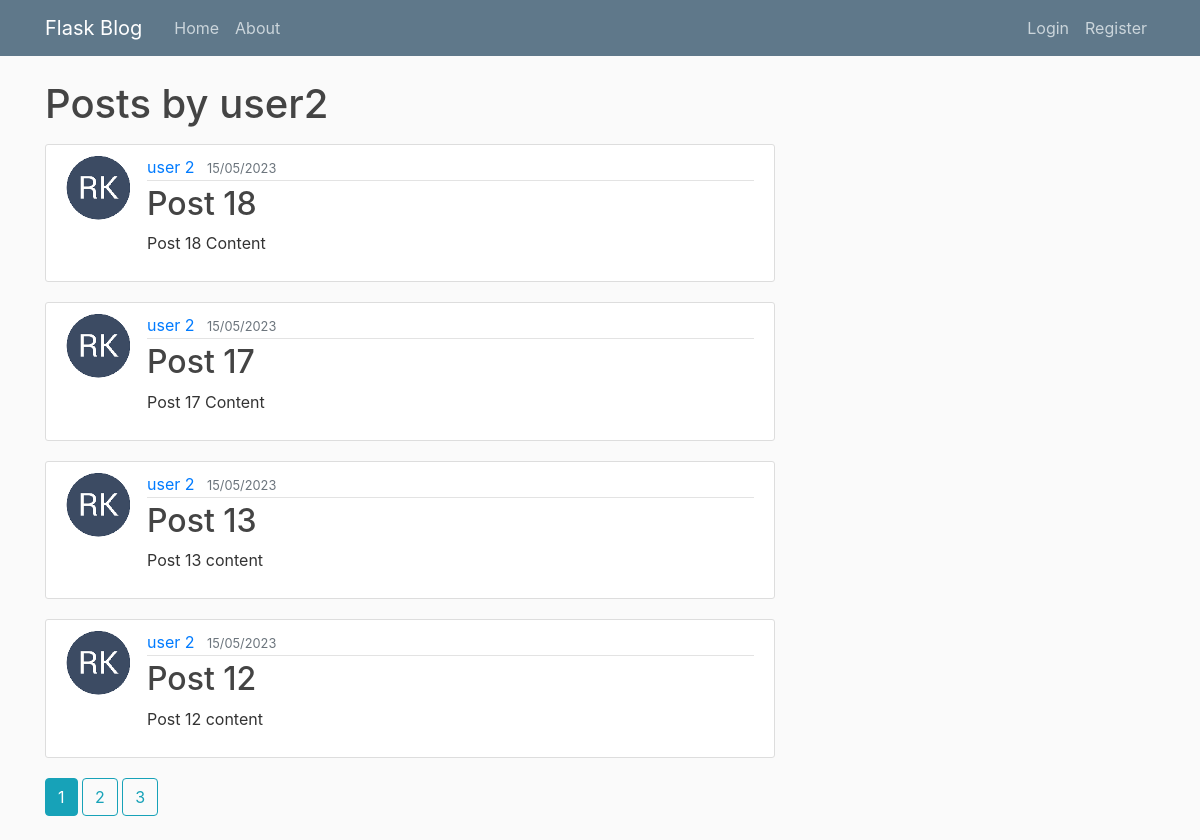
Page /account/1/posts on the committed database.
### flaskblog/model.py (models this page shows, shortened)
class User(db.Model,UserMixin):
    id = db.Column(db.Integer,primary_key = True)
    firstname = db.Column(db.String(20),nullable = False)
    lastname = db.Column(db.String(20),nullable = False,default = "")
    username = db.Column(db.String(20),unique = True,nullable = False)
    email = db.Column(db.String(120),unique = True,nullable = False)
    image_file = db.Column(db.String(20),nullable = False, default = 'default.jpg')
    password = db.Column(db.String(60),nullable = False)
    posts = db.relationship("Post",backref = "author",lazy = True)

class Post(db.Model):
    id = db.Column(db.Integer,primary_key = True)
    title = db.Column(db.String(100),nullable = False)
    date_posted = db.Column(db.DateTime,nullable = False,default = datetime.utcnow)
    content = db.Column(db.Text,nullable = False)
    user_id = db.Column(db.Integer,db.ForeignKey('user.id'),nullable = False)

### flaskblog/routes.py (the view)
@app.route("/account/<int:user_id>/posts")
def posts_by_user(user_id):
    page = request.args.get('page',type=int)
    user = User.query.get_or_404(user_id)
    p = Post.query.filter_by(author = user).order_by(Post.date_posted.desc()).paginate(per_page=4,page=page)
    return render_template("post_by_user.html",post=p,user=user)

### flaskblog/templates/post_by_user.html
{% extends "layout.html" %}
{% block content %}
    <h1 class="ml-0 mb-3">Posts by {{ user.username }}</h1>
    {% for p in post.items %}
    <article class="media content-section">
        <img class="rounded-circle article-img" src="{{ url_for('static',filename = 'profile_pics/' + p.author.image_file) }}" alt="">
        <div class="media-body">
          <div class="article-metadata">
            <a class="mr-2" href="{{url_for('account',account_id = p.author.id)}}">{{ p.author.firstname }} {{p.author.lastname}}</a>
            <small class="text-muted">{{ p.date_posted.strftime("%d/%m/%Y") }}</small>
          </div>
          <h2><a class="article-title" href="{{ url_for('post', post_id = p.id) }}">{{ p.title }}</a></h2>
          <p class="article-content">{{ p.content }}</p>
        </div>
    </article>
    {% endfor %}
    {% for page_num in post.iter_pages(left_edge=1,right_edge=1,left_current=1,right_current = 1) %}
        {% if page_num %}
            {% if post.page == page_num %}
                <a class="btn btn-info mb-4" href="{{url_for('posts_by_user',page=page_num,user_id=user.id)}}">{{page_num}}</a>
            {% else %}
                <a class="btn btn-outline-info mb-4" href="{{url_for('posts_by_user',page=page_num,user_id=user.id)}}">{{page_num}}</a>
            {% endif %}
        {% else %}
            ...
        {% endif %}
    {% endfor %}
{% endblock content %}

### flaskblog/static/main.css (style rules this page uses)
body { background: #fafafa; color: #333333; margin-top: 5rem; }
h1, h2, h3, h4, h5, h6 { color: #444444; }
.content-section { background: #ffffff; padding: 10px 20px; border: 1px solid #dddddd; border-radius: 3px; margin-bottom: 20px; }
.article-title { color: #444444; }
.article-content { white-space: pre-line; }
.article-img { height: 65px; width: 65px; margin-right: 16px; }
.article-metadata { padding-bottom: 1px; margin-bottom: 4px; border-bottom: 1px solid #e3e3e3 }

### rows in the picture
User: username "user2"
Post: image_file (picture), author.firstname "user", author.lastname "2", date_posted "15/05/2023", title "Post 18", content "Post 18 Content"
Post: image_file (picture), author.firstname "user", author.lastname "2", date_posted "15/05/2023", title "Post 17", content "Post 17 Content"
Post: image_file (picture), author.firstname "user", author.lastname "2", date_posted "15/05/2023", title "Post 13", content "Post 13 content"
Post: image_file (picture), author.firstname "user", author.lastname "2", date_posted "15/05/2023", title "Post 12", content "Post 12 content"

### other values in the picture
{{ page_num }} "1"
{{ page_num }} "2" "3"
